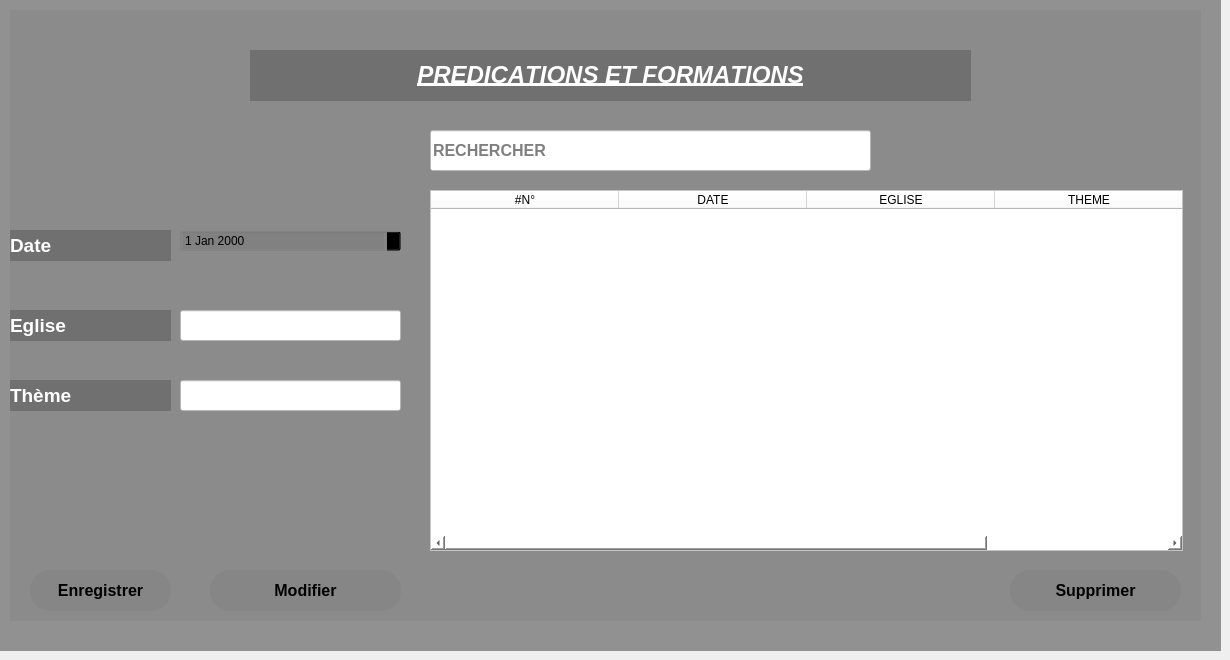
     <widget class="QWidget" name="tab_11">
      <attribute name="title">
       <string>PREDICATIONS ET FORMATIONS</string>
      </attribute>
      <widget class="QLabel" name="label_3">
       <property name="geometry">
        <rect>
         <x>0</x>
         <y>0</y>
         <width>1221</width>
         <height>651</height>
        </rect>
       </property>
       <property name="font">
        <font>
         <pointsize>8</pointsize>
        </font>
       </property>
       <property name="layoutDirection">
        <enum>Qt::LeftToRight</enum>
       </property>
       <property name="autoFillBackground">
        <bool>false</bool>
       </property>
       <property name="styleSheet">
        <string notr="true">background-color:rgba(0,0,0,100);</string>
       </property>
       <property name="text">
        <string/>
       </property>
       <property name="wordWrap">
        <bool>false</bool>
       </property>
      </widget>
      <widget class="QWidget" name="widget" native="true">
       <property name="geometry">
        <rect>
         <x>10</x>
         <y>10</y>
         <width>1191</width>
         <height>611</height>
        </rect>
       </property>
       <property name="styleSheet">
        <string notr="true">background-color:rgba(0,0,0,10);</string>
       </property>
       <widget class="QPushButton" name="Panel_predication_formation">
        <property name="geometry">
         <rect>
          <x>20</x>
          <y>560</y>
          <width>141</width>
          <height>41</height>
         </rect>
        </property>
        <property name="font">
         <font>
          <pointsize>12</pointsize>
          <weight>75</weight>
          <bold>true</bold>
         </font>
        </property>
        <property name="styleSheet">
         <string notr="true">QPushButton#Panel_predication_formation{
    background: qlineargradient(x1: 0, y1: 0, x2: 0, y2: 1,
        stop: 0 #55AAFF,
        stop: 1 #FFFFFF);
    border: none;
    border-radius: 20px;
    colo r: white;
}

QPushButton#Panel_predication_formation:hover {
    background: qlineargradient(x1: 0, y1: 0, x2: 0, y2: 1,
        stop: 0 #55AAFF, /* Bleu clair pour le hover */
        stop: 1 #0077CC); /* Bleu un peu plus foncé pour le hover */
    color: black;
}

QPushButton#Panel_predication_formation:pressed {
    background: qlineargradient(x1: 0, y1: 0, x2: 0, y2: 1,
        stop: 0 #3399FF, /* Bleu clair pour le pressed */
        stop: 1 #0033AA); /* Bleu un peu plus foncé pour le pressed */
    color: green;
}
</string>
        </property>
        <property name="text">
         <string>Enregistrer</string>
        </property>
       </widget>
       <widget class="QLabel" name="label_44">
        <property name="geometry">
         <rect>
          <x>240</x>
          <y>40</y>
          <width>721</width>
          <height>51</height>
         </rect>
        </property>
        <property name="font">
         <font>
          <pointsize>11</pointsize>
          <weight>75</weight>
          <bold>true</bold>
          <underline>true</underline>
          <strikeout>false</strikeout>
          <stylestrategy>PreferAntialias</stylestrategy>
          <kerning>false</kerning>
         </font>
        </property>
        <property name="styleSheet">
         <string notr="true">color:white;
background-color:rgba(0,0,0,50);
</string>
        </property>
        <property name="text">
         <string>&lt;html&gt;&lt;head/&gt;&lt;body&gt;&lt;p align=&quot;center&quot;&gt;&lt;span style=&quot; font-size:18pt; font-style:italic;&quot;&gt;PREDICATIONS ET FORMATIONS&lt;/span&gt;&lt;/p&gt;&lt;/body&gt;&lt;/html&gt;</string>
        </property>
       </widget>
       <widget class="QPushButton" name="Panel_predication_formation_2">
        <property name="geometry">
         <rect>
          <x>1000</x>
          <y>560</y>
          <width>171</width>
          <height>41</height>
         </rect>
        </property>
        <property name="font">
         <font>
          <pointsize>12</pointsize>
          <weight>75</weight>
          <bold>true</bold>
         </font>
        </property>
        <property name="styleSheet">
         <string notr="true">QPushButton#Panel_predication_formation_2{
    background: qlineargradient(x1: 0, y1: 0, x2: 0, y2: 1,
        stop: 0 #55AAFF,
        stop: 1 #FFFFFF);
    border: none;
    border-radius: 20px;
    colo r: white;
}

QPushButton#Panel_predication_formation_2:hover {
    background: qlineargradient(x1: 0, y1: 0, x2: 0, y2: 1,
        stop: 0 #55AAFF, /* Bleu clair pour le hover */
        stop: 1 #0077CC); /* Bleu un peu plus foncé pour le hover */
    color: black;
}

QPushButton#Panel_predication_formation_2:pressed {
    background: qlineargradient(x1: 0, y1: 0, x2: 0, y2: 1,
        stop: 0 #3399FF, /* Bleu clair pour le pressed */
        stop: 1 #0033AA); /* Bleu un peu plus foncé pour le pressed */
    color: green;
}
</string>
        </property>
        <property name="text">
         <string>Supprimer</string>
        </property>
       </widget>
       <widget class="QPushButton" name="Panel_predication_formation_3">
        <property name="geometry">
         <rect>
          <x>200</x>
          <y>560</y>
          <width>191</width>
          <height>41</height>
         </rect>
        </property>
        <property name="font">
         <font>
          <pointsize>12</pointsize>
          <weight>75</weight>
          <bold>true</bold>
         </font>
        </property>
        <property name="styleSheet">
         <string notr="true">QPushButton#Panel_predication_formation_3{
    background: qlineargradient(x1: 0, y1: 0, x2: 0, y2: 1,
        stop: 0 #55AAFF,
        stop: 1 #FFFFFF);
    border: none;
    border-radius: 20px;
    colo r: white;
}

QPushButton#Panel_predication_formation_3:hover {
    background: qlineargradient(x1: 0, y1: 0, x2: 0, y2: 1,
        stop: 0 #55AAFF, /* Bleu clair pour le hover */
        stop: 1 #0077CC); /* Bleu un peu plus foncé pour le hover */
    color: black;
}

QPushButton#Panel_predication_formation_3:pressed {
    background: qlineargradient(x1: 0, y1: 0, x2: 0, y2: 1,
        stop: 0 #3399FF, /* Bleu clair pour le pressed */
        stop: 1 #0033AA); /* Bleu un peu plus foncé pour le pressed */
    color: green;
}
</string>
        </property>
        <property name="text">
         <string>Modifier</string>
        </property>
       </widget>
       <widget class="QDateEdit" name="dateEdit_7">
        <property name="geometry">
         <rect>
          <x>170</x>
          <y>220</y>
          <width>221</width>
          <height>22</height>
         </rect>
        </property>
       </widget>
      </widget>
      <widget class="QLineEdit" name="lineEdit_29">
       <property name="geometry">
        <rect>
         <x>430</x>
         <y>130</y>
         <width>441</width>
         <height>41</height>
        </rect>
       </property>
       <property name="font">
        <font>
         <pointsize>12</pointsize>
         <weight>75</weight>
         <bold>true</bold>
        </font>
       </property>
       <property name="styleSheet">
        <string notr="true">background-color:#ffffff;</string>
       </property>
       <property name="placeholderText">
        <string>RECHERCHER</string>
       </property>
      </widget>
      <widget class="QTableWidget" name="tableWidget_10">
       <property name="geometry">
        <rect>
         <x>430</x>
         <y>190</y>
         <width>753</width>
         <height>361</height>
        </rect>
       </property>
       <property name="styleSheet">
        <string notr="true">background-color:#ffffff;</string>
       </property>
       <property name="columnCount">
        <number>4</number>
       </property>
       <attribute name="horizontalHeaderMinimumSectionSize">
        <number>50</number>
       </attribute>
       <attribute name="horizontalHeaderDefaultSectionSize">
        <number>188</number>
       </attribute>
       <attribute name="verticalHeaderDefaultSectionSize">
        <number>31</number>
       </attribute>
       <column>
        <property name="text">
         <string>#N°</string>
        </property>
       </column>
       <column>
        <property name="text">
         <string>DATE</string>
        </property>
       </column>
       <column>
        <property name="text">
         <string>EGLISE</string>
        </property>
       </column>
       <column>
        <property name="text">
         <string>THEME</string>
        </property>
       </column>
      </widget>
      <widget class="QLineEdit" name="lineEdit_49">
       <property name="geometry">
        <rect>
         <x>180</x>
         <y>310</y>
         <width>221</width>
         <height>31</height>
        </rect>
       </property>
       <property name="styleSheet">
        <string notr="true">background-color:#ffffff;</string>
       </property>
      </widget>
      <widget class="QLabel" name="label_73">
       <property name="geometry">
        <rect>
         <x>10</x>
         <y>380</y>
         <width>161</width>
         <height>31</height>
        </rect>
       </property>
       <property name="font">
        <font>
         <pointsize>14</pointsize>
         <weight>75</weight>
         <bold>true</bold>
        </font>
       </property>
       <property name="styleSheet">
        <string notr="true">color:white;
background-color:rgba(0,0,0,50);</string>
       </property>
       <property name="text">
        <string>Thème</string>
       </property>
      </widget>
      <widget class="QLabel" name="label_76">
       <property name="geometry">
        <rect>
         <x>10</x>
         <y>310</y>
         <width>161</width>
         <height>31</height>
        </rect>
       </property>
       <property name="font">
        <font>
         <pointsize>14</pointsize>
         <weight>75</weight>
         <bold>true</bold>
        </font>
       </property>
       <property name="styleSheet">
        <string notr="true">color:white;
background-color:rgba(0,0,0,50);</string>
       </property>
       <property name="text">
        <string>Eglise</string>
       </property>
      </widget>
      <widget class="QLabel" name="label_78">
       <property name="geometry">
        <rect>
         <x>10</x>
         <y>230</y>
         <width>161</width>
         <height>31</height>
        </rect>
       </property>
       <property name="font">
        <font>
         <pointsize>14</pointsize>
         <weight>75</weight>
         <bold>true</bold>
        </font>
       </property>
       <property name="styleSheet">
        <string notr="true">color:white;
background-color:rgba(0,0,0,50);</string>
       </property>
       <property name="text">
        <string>Date</string>
       </property>
      </widget>
      <widget class="QLineEdit" name="lineEdit_51">
       <property name="geometry">
        <rect>
         <x>180</x>
         <y>380</y>
         <width>221</width>
         <height>31</height>
        </rect>
       </property>
       <property name="styleSheet">
        <string notr="true">background-color:#ffffff;</string>
       </property>
      </widget>
     </widget>
